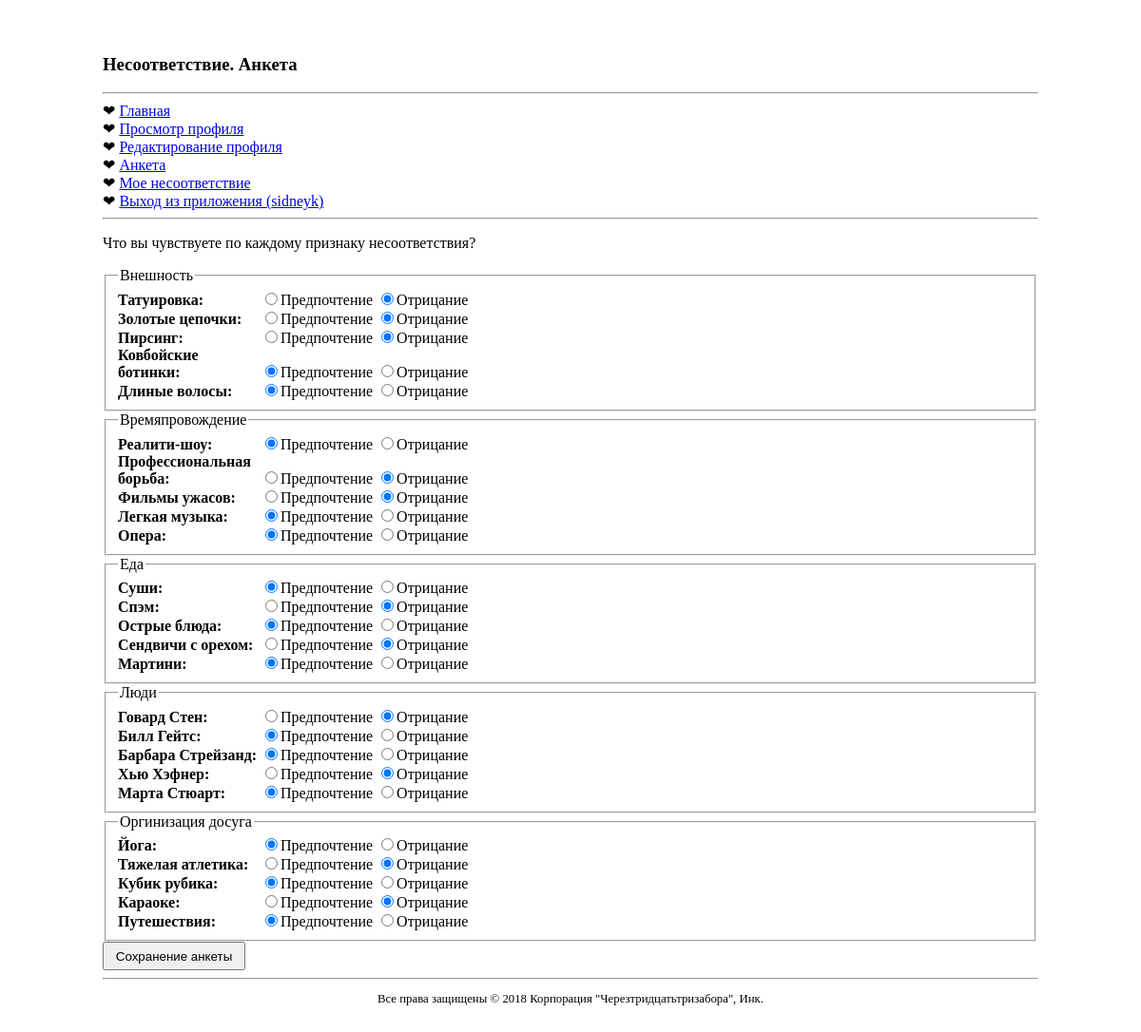
Screenshot of /mismatch/questionnaire.php (signed in) with the database file from the repository.
### tables this page shows
CREATE TABLE `mismatch_category` (
  `category_id` int(11) NOT NULL,
  `name` varchar(48) DEFAULT NULL
);

CREATE TABLE `mismatch_response` (
  `response_id` int(11) NOT NULL,
  `user_id` int(11) DEFAULT NULL,
  `topic_id` int(11) DEFAULT NULL,
  `response` tinyint(4) DEFAULT NULL
);

CREATE TABLE `mismatch_topic` (
  `topic_id` int(11) NOT NULL,
  `name` varchar(48) DEFAULT NULL,
  `category_id` int(11) NOT NULL
);

### mismatch/questionnaire.php (the view, shortened to what this page needs)
<?php
  require_once('header.php');
  require_once('connectvars.php');
  require_once('navmenu.php');
  $query = "SELECT mr.response_id, mr.topic_id, mr.response, mt.name AS topic_name, mc.name AS category_name " .
    "FROM mismatch_response AS mr " .
    "INNER JOIN mismatch_topic AS mt USING (topic_id) " .
    "INNER JOIN mismatch_category AS mc USING (category_id) " .
    "WHERE mr.user_id = '" . $_SESSION['user_id'] . "'";
  $data = mysqli_query($dbc, $query);
  $responses = array();
  while ($row = mysqli_fetch_array($data)) {
    array_push($responses, $row);
  }
  echo '<form method="post" action="' . $_SERVER['PHP_SELF'] . '">';
  echo '<p>Что вы чувствуете по каждому признаку несоответствия?</p>';
  $category = $responses[0]['category_name'];
  echo '<fieldset><legend>' . $responses[0]['category_name'] . '</legend>';
  foreach ($responses as $response) {
    if ($category != $response['category_name']) {
      $category = $response['category_name'];
      echo '</fieldset><fieldset><legend>' . $response['category_name'] . '</legend>';
    }
    echo '<label ' . ($response['response'] == NULL ? 'class="error"' : '') . ' for="' . $response['response_id'] . '">' . $response['topic_name'] . ':</label>';
    echo '<input type="radio" id="' . $response['response_id'] . '" name="' . $response['response_id'] . '" value="1" ' . ($response['response'] == 1 ? 'checked="checked"' : '') . ' />Предпочтение ';
    echo '<input type="radio" id="' . $response['response_id'] . '" name="' . $response['response_id'] . '" value="2" ' . ($response['response'] == 2 ? 'checked="checked"' : '') . ' />Отрицание<br />';
  }
  echo '</fieldset>';
  echo '<input type="submit" value="Сохранение анкеты" name="submit" />';
  echo '</form>';
  require_once('footer.php');
?>

### mismatch/style.css (style rules this page uses)
body { height: 100%; padding: 30px 100px; }
form label { display: inline-block; width: 150px; font-weight: bold; }
input[type = submit] { width: 150px; height: 30px; cursor: pointer; }

### rows the page displays
mismatch_category: name "Внешность"
mismatch_response: topic.name "Татуировка", response "☐ Татуировка:", response "☑"
mismatch_response: topic.name "Золотые цепочки", response "☐ Золотые цепочки:", response "☑"
mismatch_response: topic.name "Пирсинг", response "☐ Пирсинг:", response "☑"
mismatch_response: topic.name "Ковбойские ботинки", response "☑ Ковбойские ботинки:"
mismatch_response: topic.name "Длиные волосы", response "☑ Длиные волосы:"
mismatch_response: mismatch_category.name "Времяпровождение", topic.name "Реалити-шоу", response "☑ Реалити-шоу:"
mismatch_response: topic.name "Профессиональная борьба", response "☐ Профессиональная борьба:", response "☑"
mismatch_response: topic.name "Фильмы ужасов", response "☐ Фильмы ужасов:", response "☑"
mismatch_response: topic.name "Легкая музыка", response "☑ Легкая музыка:"
mismatch_response: topic.name "Опера", response "☑ Опера:"
mismatch_response: mismatch_category.name "Еда", topic.name "Суши", response "☑ Суши:"
mismatch_response: topic.name "Спэм", response "☐ Спэм:", response "☑"
mismatch_response: topic.name "Острые блюда", response "☑ Острые блюда:"
mismatch_response: topic.name "Сендвичи с орехом", response "☐ Сендвичи с орехом:", response "☑"
mismatch_response: topic.name "Мартини", response "☑ Мартини:"
mismatch_response: mismatch_category.name "Люди", topic.name "Говард Стен", response "☐ Говард Стен:", response "☑"
mismatch_response: topic.name "Билл Гейтс", response "☑ Билл Гейтс:"
mismatch_response: topic.name "Барбара Стрейзанд", response "☑ Барбара Стрейзанд:"
mismatch_response: topic.name "Хью Хэфнер", response "☐ Хью Хэфнер:", response "☑"
mismatch_response: topic.name "Марта Стюарт", response "☑ Марта Стюарт:"
mismatch_response: mismatch_category.name "Оргинизация досуга", topic.name "Йога", response "☑ Йога:"
mismatch_response: topic.name "Тяжелая атлетика", response "☐ Тяжелая атлетика:", response "☑"
mismatch_response: topic.name "Кубик рубика", response "☑ Кубик рубика:"
mismatch_response: topic.name "Караоке", response "☐ Караоке:", response "☑"
mismatch_response: topic.name "Путешествия", response "☑ Путешествия:"

### other values shown
$page_title "Анкета"
$_SESSION['username'] "sidneyk"
